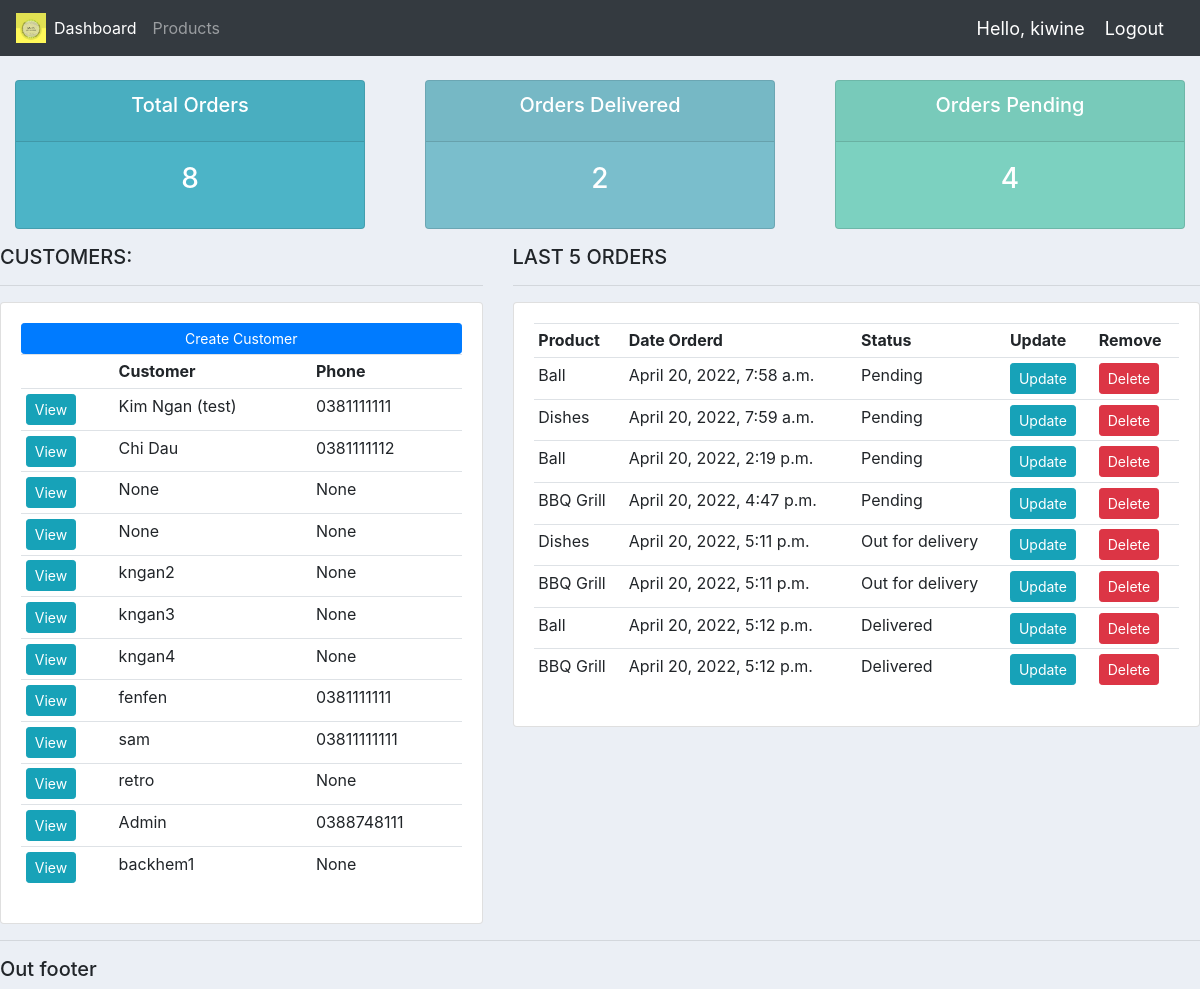
The app's page / (signed in) with its own data.
### accounts/models.py (models this page shows, shortened)
class Customer(models.Model): # để thêm customer vào db thì cần chạy lệnh makemigrations (python manage.py makemigrations)
	user = models.OneToOneField(User, related_name = 'customer',blank=True, null=True, on_delete=models.CASCADE)
	name = models.CharField(max_length=200, null=True) #cho phep gia tri null
	phone = models.CharField(max_length=200,null=True)
	email = models.CharField(max_length=200,null=True)
	profile_pic = models.ImageField(default = 'default_avatar.jpg',null=True, blank=True) #vì đã tạo đường dẫn media root trong urls trỏ đến thư mục static/img nên chỉ cần dẫn link hình ảnh trực tiếp
	date_created = models.DateTimeField(auto_now_add = True,null=True)

class Order(models.Model):
	STATUS = (
			('Pending','Pending'),
			('Out for delivery','Out for delivery'),
			('Delivered','Delivered'),
			)
	customer = models.ForeignKey(Customer, null=True, on_delete = models.SET_NULL)  # set khóa ngoại trỏ tới bảng Customer
	product = models.ForeignKey(Product, null=True, on_delete = models.SET_NULL)
	date_created = models.DateTimeField(auto_now_add = True,null=True)
	status = models.CharField(max_length=200, null=True, choices=STATUS)
	note = models.CharField(max_length=1000, null=True)

class Product(models.Model):
	CATEGORY = (
			('Indoor','Indoor'),
			('Outdoor','Outdoor'),
			)
	name= models.CharField(max_length=200, null=True)
	price = models.FloatField(null=True)
	category = models.CharField(max_length=200, null=True, choices=CATEGORY) #category xac dinh gia tri dua vao CATEGORY, like a dropdown menu
	discription = models.CharField(max_length=200, null=True, blank=True)
	date_created = models.DateTimeField(auto_now_add = True,null=True)
	tags = models.ManyToManyField(Tag)
	def __str__(self):  #hiện tên của object customer trên admin panel
		return str(self.name)

### accounts/decorators.py (the view)
	def wrapper_func(request, *args, **kwargs):
		group = None
		if request.user.groups.exists():
			group = request.user.groups.all()[0].name
		if group == 'customer':
			return redirect('user-page')
		if group == 'admin':
			return view_func(request, *args, **kwargs)

### accounts/views.py (called while the page is built)
@login_required(login_url='login') #dđặt trước những view muốn hạn chế truy cập, thay vào đó sẽ đi đến trang login
@admin_only #chi nhung user co role la admin thi moic co quyen truy cap vao home
def home(request):
	orders = Order.objects.all()
	customers = Customer.objects.all()
	total_customers = customers.count()
	total_orders = orders.count()
	delivered = orders.filter(status='Delivered').count()
	pending = orders.filter(status ='Pending').count()
	context = {'orders':orders,'customers':customers, 'total_customers':total_customers,
				'total_orders':total_orders,'delivered':delivered, 'pending':pending }
	return render(request,'accounts/dashboard.html',context) #render tới vị trí file dashboard.html

### accounts/templates/accounts/dashboard.html
{% extends 'accounts/main.html' %}
{% block content %}
{% include 'accounts/status.html' %}
<div class="row">
	<div class="col-md-5">
		<h5>CUSTOMERS:</h5>
		<hr>
		<div class="card card-body">
			<a class="btn btn-primary  btn-sm btn-block" href="">Create Customer</a>
			<table class="table table-sm">
				<tr>
					<th></th>
					<th>Customer</th>
					<th>Phone</th>
					{% for customer in customers %}
						<tr>
							<td><a class= "btn btn-sm btn-info" href="{% url 'customer' customer.id %}">View</a></td>
							<td> {{customer.name}} </td>
							<td> {{customer.phone}} </td>
						</tr>
					{% endfor %}
				</tr>
			</table>
		</div>
	</div>
	<div class="col-md-7">
		<h5>LAST 5 ORDERS</h5>
		<hr>
		<div class="card card-body">
			<table class="table table-sm">
				<tr>
					<th>Product</th>
					<th>Date Orderd</th>
					<th>Status</th>
					<th>Update</th>
					<th>Remove</th>
					{% for order in orders %}
						<tr>
							<td> {{order.product}} </td>
							<td> {{order.date_created}} </td>
							<td> {{order.status}} </td>
							<td> <a class= "btn btn-sm btn-info" href="{% url 'update_order' order.id %}">Update</a> </td>
							<td> <a class= "btn btn-sm btn-danger" href="{% url 'delete_order' order.id %}">Delete</a> </td>
						</tr>
					{% endfor %}
				</tr>
			</table>
		</div>
	</div>
</div>
{% endblock %}

### accounts/templates/accounts/navbar.html (shortened to what this page needs)
	{% load static %}
	<nav class="navbar navbar-expand-lg navbar-dark bg-dark">
  <img src="{% static 'img/LOGO.png' %}" style="width: 30px; height: 30px">
  <div class="collapse navbar-collapse" id="navbarNav">
    <ul class="navbar-nav">
      {% if request.user.is_staff %}
      <li class="nav-item active">
        <a class="nav-link" href="{% url 'home' %}">Dashboard</a>
      </li>
      <li class="nav-item">
        <a class="nav-link" href="{% url 'products' %}">Products</a>
      </li>
      {% else %}
       <li class="nav-item">
        <a class="nav-link" href="{% url 'account' %}">Settings</a>
      </li>
      {% endif %}
    </ul>
  </div>
  <span class="hello-msg">Hello, {{request.user}}</span>
  <span><a class="hello-msg" href="{% url 'logout' %}">Logout</a></span>
</nav>

### static/css/main.css (style rules this page uses)
body { background-color: #ebeff5; }

### accounts/templates/accounts/main.html (style rules this page uses)
body { background-color: #ebeff5; }

### accounts/templates/accounts/navbar.html (style rules this page uses)
.hello-msg { font-size: 18px; color: white; margin-right: 20px; }

### records on screen
Customer: name "Kim Ngan (test)", phone "0381111111"
Customer: name "Chi Dau", phone "0381111112"
Customer: name "None", phone "None"
Customer: name "None", phone "None"
Customer: name "kngan2", phone "None"
Customer: name "kngan3", phone "None"
Customer: name "kngan4", phone "None"
Customer: name "fenfen", phone "0381111111"
Customer: name "sam", phone "03811111111"
Customer: name "retro", phone "None"
Customer: name "Admin", phone "0388748111"
Customer: name "backhem1", phone "None"
Order: product "Ball", date_created "April 20, 2022, 7:58 a.m.", status "Pending"
Order: product "Dishes", date_created "April 20, 2022, 7:59 a.m.", status "Pending"
Order: product "Ball", date_created "April 20, 2022, 2:19 p.m.", status "Pending"
Order: product "BBQ Grill", date_created "April 20, 2022, 4:47 p.m.", status "Pending"
Order: product "Dishes", date_created "April 20, 2022, 5:11 p.m.", status "Out for delivery"
Order: product "BBQ Grill", date_created "April 20, 2022, 5:11 p.m.", status "Out for delivery"
Order: product "Ball", date_created "April 20, 2022, 5:12 p.m.", status "Delivered"
Order: product "BBQ Grill", date_created "April 20, 2022, 5:12 p.m.", status "Delivered"

### other values on screen
{{ request.user }} "kiwine"
{{ total_orders }} "8"
{{ delivered }} "2"
{{ pending }} "4"
